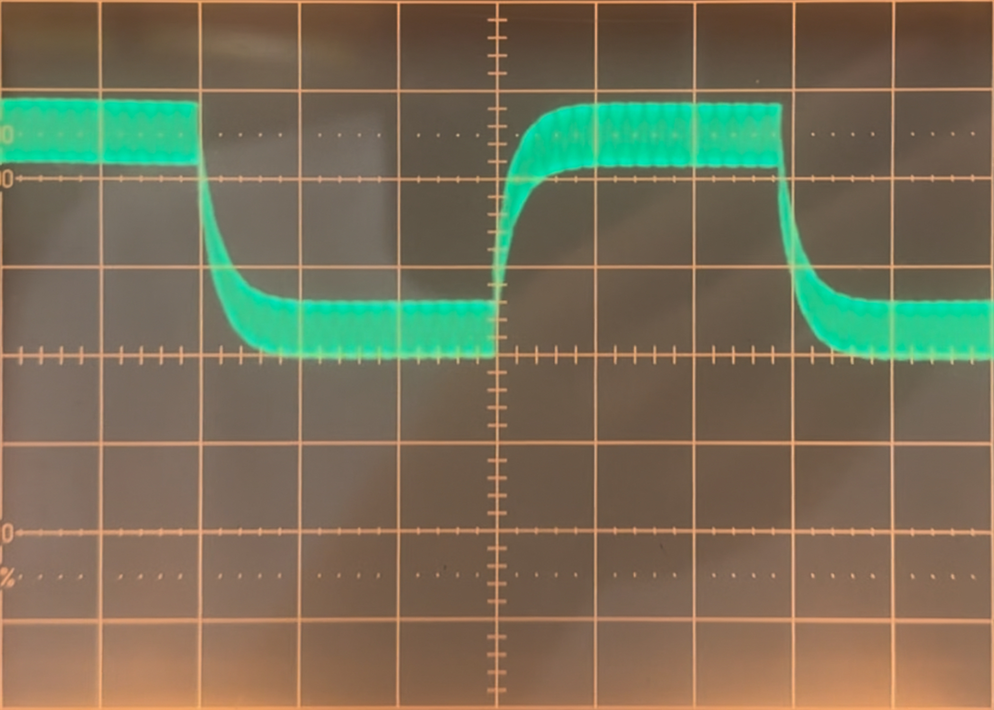
#> input picture Periodic-Signals/perspective_adjusted_images/NORTH.png, 994 x 710 px, shrunk from 2100 x 1500 before the run
$ python extract_trace.py perspective_adjusted_images/NORTH.png
#> lines starting #> are read from the running program, lines starting #| are printed output that depends on the picture; after the words box and inside, x2 and y2 are one past the last pixel; in counts of white or black regions, pixels touching at a corner belong together; long printed decimals are rounded
# ONLY USE ON PERSPECTIVE-CORRECTED IMAGES
import sys, json, csv, os
import numpy as np
import cv2
import matplotlib.pyplot as plt

def top_edge_from_mask(mask):
    h, w = mask.shape
    ys = np.full(w, np.nan, dtype=float)

    idxs = np.argmax(mask, axis=0)
    has  = (mask[idxs, np.arange(w)] > 0) # I spent 1 hour debugging this

    ys[has] = idxs[has].astype(float)
    return ys

def main(path):
#> called with path = 'perspective_adjusted_images/NORTH.png'
    if len(sys.argv) > 1:
        path = sys.argv[1]
    img = cv2.imread(path, cv2.IMREAD_COLOR)
#> img is the input picture: shape (710, 994, 3); mean B, G, R 88.6, 111.8, 118.7
    if img is None:
        raise SystemExit(f"Could not read: {path}")

    bgr = img.copy()
    hsv = cv2.cvtColor(bgr, cv2.COLOR_BGR2HSV)
#> hsv: shape (710, 994, 3); mean H, S, V 20.5, 95.3, 133.1

    # define green color range in HSV
    lower = np.array([40, 30, 30], dtype=np.uint8)
    upper = np.array([100, 255, 255], dtype=np.uint8)

    mask = cv2.inRange(hsv, lower, upper)
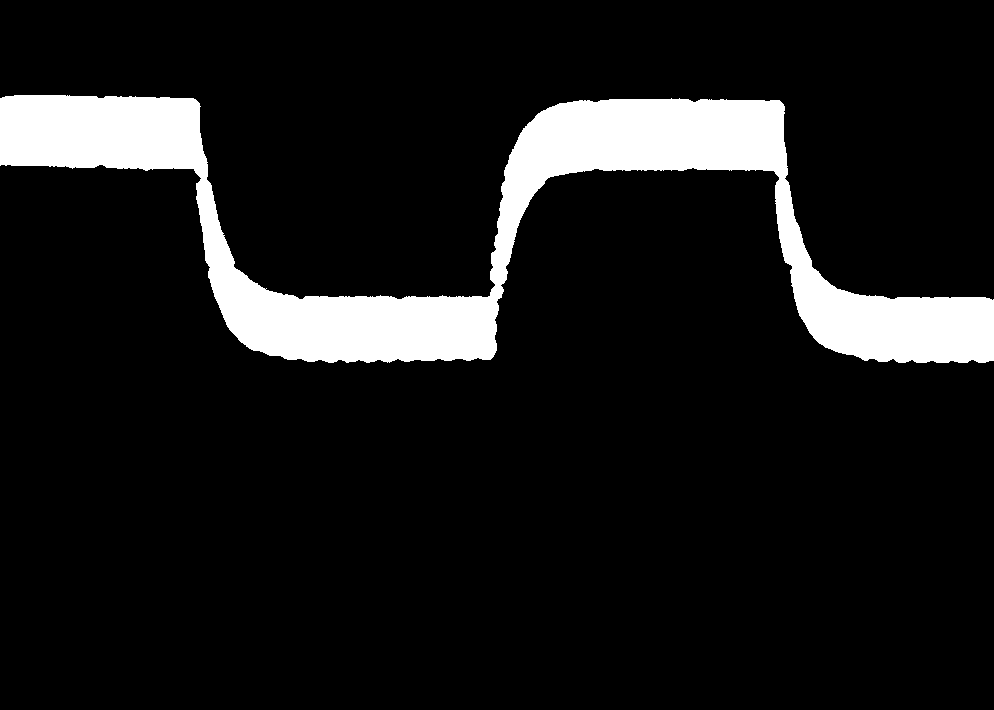
#> mask: shape (710, 994); 10% white; 1 white region, box (x1, y1, x2, y2) and area: (0, 95, 994, 363) 70563


    mask = cv2.GaussianBlur(mask, (3, 3), 0)
    mask = cv2.morphologyEx(mask, cv2.MORPH_OPEN, np.ones((3,3), np.uint8), iterations=1)

    cv2.imwrite("debug_mask_raw.png", mask)
    print("mask coverage:", np.mean(mask > 0))
#| mask coverage: 0.105

    # Find top edge
    ys = top_edge_from_mask(mask)
#> in top_edge_from_mask, `idxs = np.argmax(mask, axis=0)`: idxs = 994 values, max 301 at index 991, min 96 at index 15, mean 196.5
#> ys has the same summary as idxs in top_edge_from_mask
    xs = np.arange(mask.shape[1], dtype=float)
#> xs = 994 values from 0 to 993

    # drop NaNs
    valid = ~np.isnan(ys)
    xs_v = xs[valid]
#> xs_v = 994 values from 0 to 993
    ys_v = ys[valid]
#> ys_v has the same summary as idxs in top_edge_from_mask

    if xs_v.size > 5:
        y32 = ys_v.astype(np.float32).reshape(-1, 1)
#> y32 has the same summary as idxs in top_edge_from_mask
        ys_v = cv2.medianBlur(y32, 5).ravel().astype(float)

    stem = os.path.splitext(os.path.basename(path))[0]
    csv_path = f"{stem}_trace.csv"
    json_path = f"{stem}_trace.json"
    with open(csv_path, "w", newline="") as f:
        wri = csv.writer(f)
        wri.writerow(["x_px", "y_px"])
        for x, y in zip(xs_v, ys_v):
            wri.writerow([float(x), float(y)])
#> this loop made 994 passes
#> y on passes 1 to 3: 99, 99, 99
    with open(json_path, "w") as f:
        json.dump({"x_px": xs_v.tolist(), "y_px": ys_v.tolist()}, f)

    overlay = bgr.copy()
    pts = np.stack([xs_v, ys_v], axis=1).astype(np.int32)
#> pts = 994 pairs, first value 0 to 993, second value 96 to 301
    if len(pts) >= 2:
        cv2.polylines(overlay, [pts], isClosed=False, color=(0,0,255), thickness=2)  # red
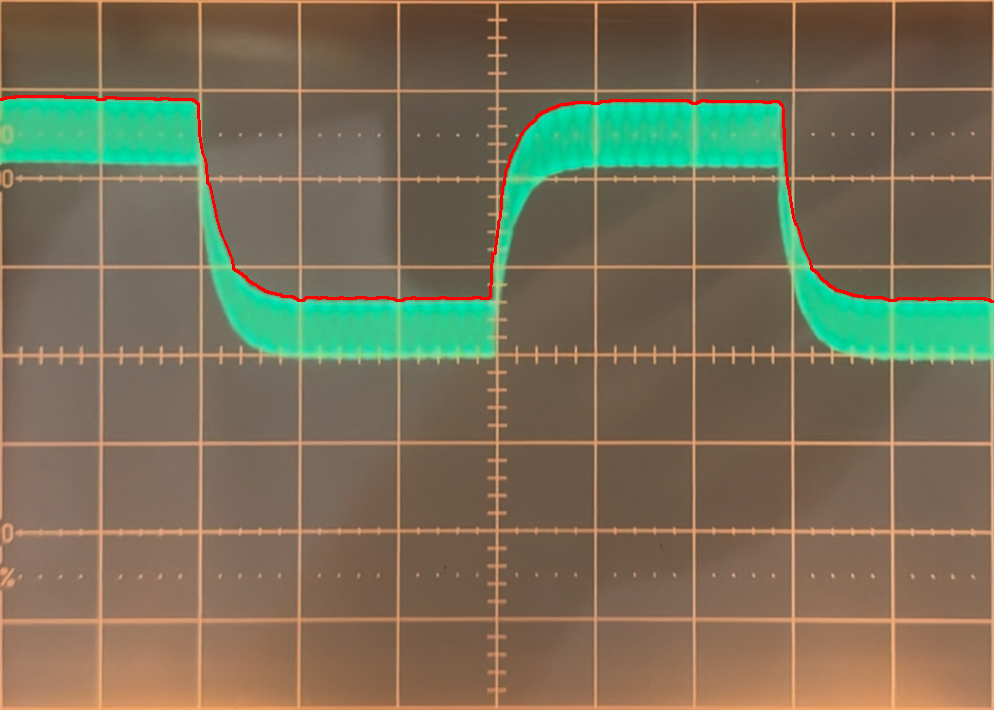
#> overlay: shape (710, 994, 3); 0.63% of pixels changed, all inside (x1, y1, x2, y2) = (0, 95, 994, 303)
    overlay_path = f"{stem}_overlay.png"
    cv2.imwrite(overlay_path, overlay)

    print(f"saved: {csv_path}, {json_path}, {overlay_path}")


    plt.figure()
    plt.plot(xs_v, ys_v, linewidth=1.5)
    plt.gca().invert_yaxis()
    plt.xlabel("x")
    plt.ylabel("y, top=0)")
    plt.title("Extracted Wave (top edge)")
    plt.tight_layout()
    plt.show()
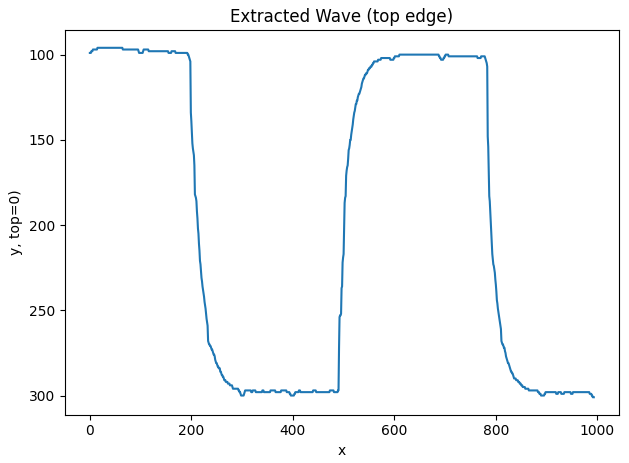
#> figure drawn by matplotlib, 1 panel; curve peaks at x = 991, y = 301

if __name__ == "__main__":
    if len(sys.argv) < 2:
        print("Usage: python extract_trace.py image.png")
        sys.exit(1)
    main(sys.argv[1])

$ run again, on Periodic-Signals/perspective_adjusted_images/SOUTH.png
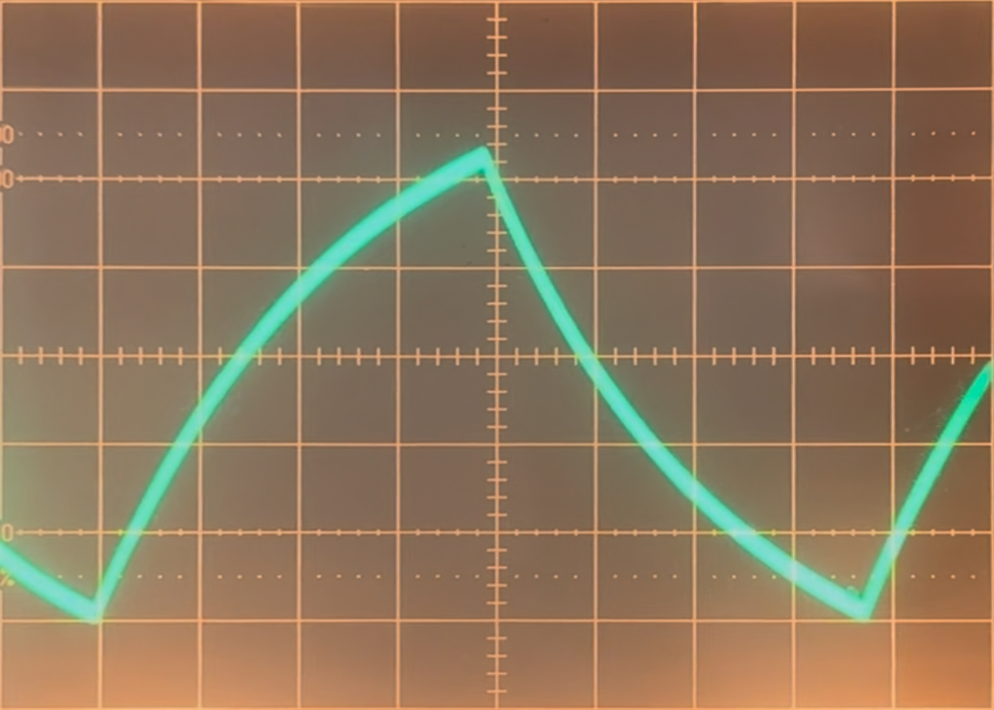
#> input picture Periodic-Signals/perspective_adjusted_images/SOUTH.png, 994 x 710 px, shrunk from 2100 x 1500 before the run
#> in main, img is the input picture: shape (710, 994, 3); mean B, G, R 91.8, 117.5, 140.2
#> hsv: shape (710, 994, 3); mean H, S, V 18.1, 97.2, 145.6
#> in main, `mask = cv2.inRange(hsv, lower, upper)`:
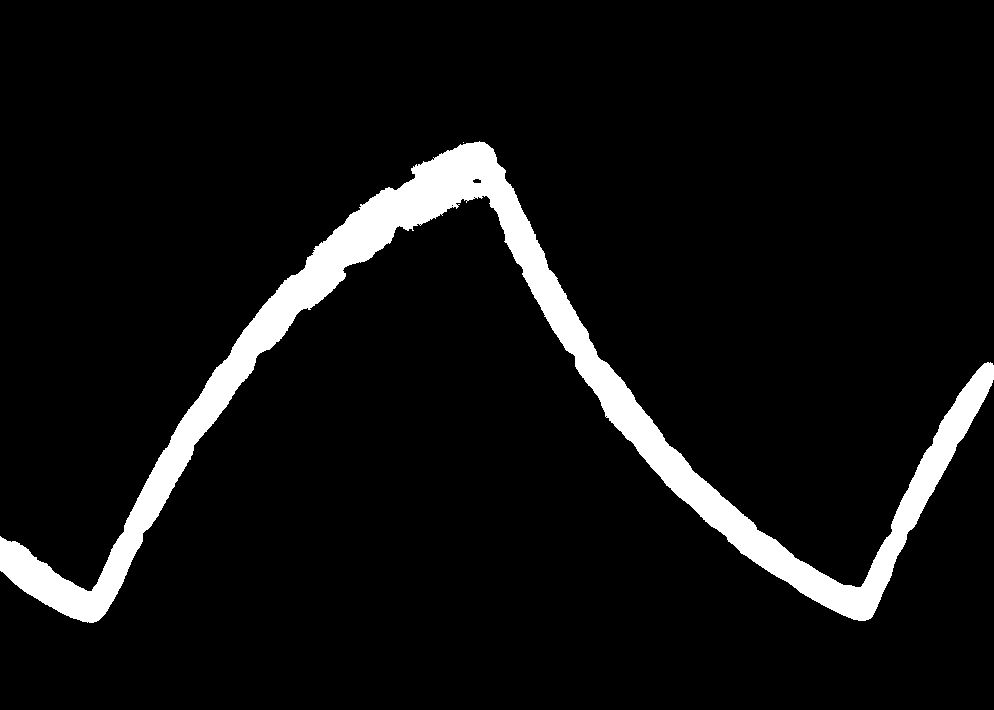
#> mask: shape (710, 994); 6.7% white; 2 white regions (1 under 20 px), largest, box (x1, y1, x2, y2) and area: (0, 141, 994, 623) 47437
#| mask coverage: 0.07353
#> idxs = 994 values, max 592 at index 86, min 143 at index 475, mean 394.9
#> ys has the same summary as idxs in top_edge_from_mask
#> xs_v = 994 values from 0 to 993
#> ys_v has the same summary as idxs in top_edge_from_mask
#> y32 has the same summary as idxs in top_edge_from_mask
#> the loop in main, `for x, y in zip(xs_v, ys_v):` made 994 passes
#> y on passes 1 to 3: 539, 539, 539
#> pts = 994 pairs, first value 0 to 993, second value 143 to 592
#> overlay: shape (710, 994, 3); 0.72% of pixels changed, all inside (x1, y1, x2, y2) = (0, 142, 994, 594)
#> in main, `plt.show()`:
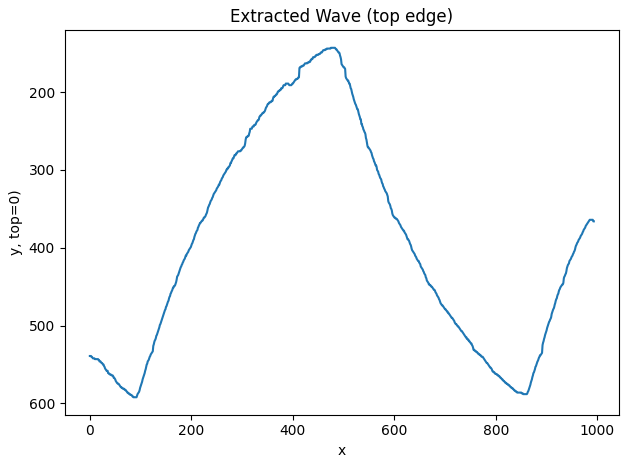
#> figure drawn by matplotlib, 1 panel; curve peaks at x = 86, y = 592
